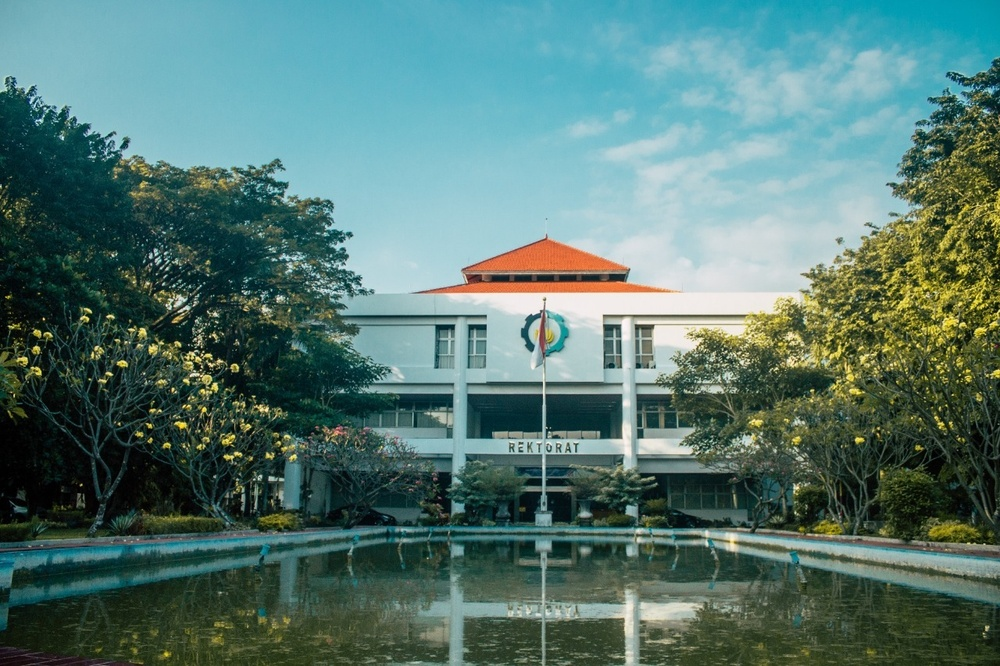
#> input picture model-warna/Image/image.jpeg, 1000 x 666 px, shrunk from 1280 x 853 before the run
$ python model-warna.py
#> lines starting #> are read from the running program, lines starting #| are printed output that depends on the picture; after the words box and inside, x2 and y2 are one past the last pixel; in counts of white or black regions, pixels touching at a corner belong together
# Konversi model warna: RGB -> CMYK, HSV, HSI (versi sederhana)
# OpenCV hanya untuk baca & simpan gambar.
# Semua rumus konversi ditulis manual (tanpa cv2.cvtColor).

import os
import cv2
import numpy as np

# ---------- 1. Lokasi file ----------
folder = os.path.dirname(os.path.abspath(__file__))          # folder model-warna
path_input = os.path.join(folder, "Image", "image.jpeg")
folder_output = os.path.join(folder, "output")
os.makedirs(folder_output, exist_ok=True)

# ---------- 2. Baca gambar & ambil kanal R, G, B (skala 0..1) ----------
img = cv2.imread(path_input)             # OpenCV membaca urutan B, G, R
#> img is the input picture: shape (666, 1000, 3); mean B, G, R 112.5, 119, 85.4
if img is None:
    print("Gambar tidak ditemukan:", path_input)
    raise SystemExit

img = img.astype(np.float64) / 255
B = img[:, :, 0]
G = img[:, :, 1]
R = img[:, :, 2]

nilai_max = np.maximum(np.maximum(R, G), B)
nilai_min = np.minimum(np.minimum(R, G), B)
selisih = nilai_max - nilai_min

# ---------- 3. RGB -> CMYK ----------
K = 1 - nilai_max
pembagi = 1 - K                                   # = nilai_max
pembagi[pembagi == 0] = 1                         # hindari bagi nol (piksel hitam)
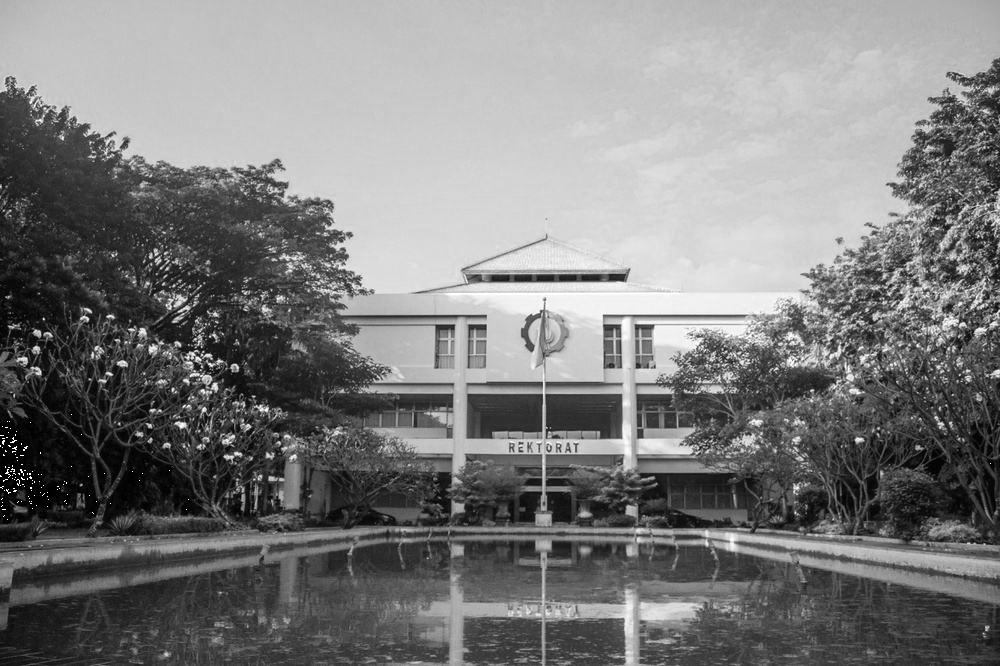
#> pembagi: shape (666, 1000) float64; min 0.00392, max 1, mean 0.489
C = (1 - R - K) / pembagi
M = (1 - G - K) / pembagi
Y = (1 - B - K) / pembagi

# ---------- 4. RGB -> HSV ----------
V = nilai_max

S_hsv = np.zeros_like(V)
ada = nilai_max > 0
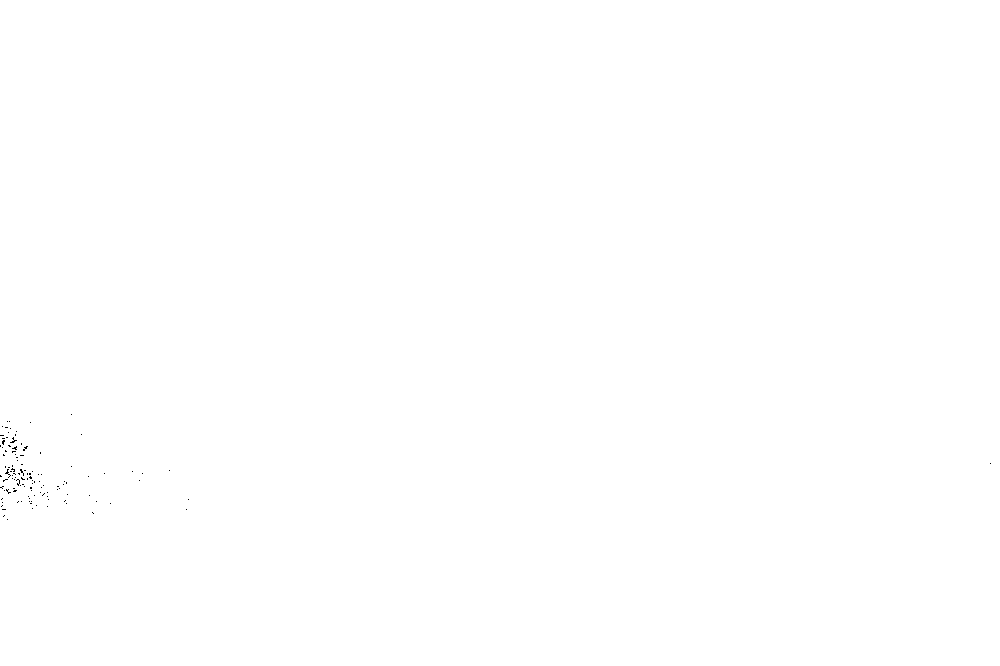
#> ada: shape (666, 1000) bool; 100% white; black in thin lines or dots, all inside (x1, y1, x2, y2) = (0, 414, 991, 520)
S_hsv[ada] = selisih[ada] / nilai_max[ada]

H_hsv = np.zeros_like(V)
tidak_abu = selisih > 0
#> tidak_abu: shape (666, 1000) bool; 99.6% white; 262 black regions (254 under 20 px), largest, box (x1, y1, x2, y2) and area: (0, 424, 59, 511) 1611, (124, 470, 136, 494) 139, (160, 468, 170, 478) 46
d = np.where(tidak_abu, selisih, 1)

merah = tidak_abu & (nilai_max == R)
#> merah: shape (666, 1000) bool; 6.9% white; 505 white regions (364 under 20 px), largest, box (x1, y1, x2, y2) and area: (419, 190, 1000, 401) 32396, (776, 521, 1000, 557) 1398, (0, 647, 144, 666) 1383
hijau = tidak_abu & (nilai_max == G) & ~merah
#> hijau: shape (666, 1000) bool; 49.8% white; 503 white regions (413 under 20 px), largest, box (x1, y1, x2, y2) and area: (0, 153, 1000, 666) 307846, (734, 89, 1000, 299) 11571, (922, 217, 1000, 288) 2006
biru = tidak_abu & ~merah & ~hijau
#> biru: shape (666, 1000) bool; 42.8% white; 1028 white regions (819 under 20 px), largest, box (x1, y1, x2, y2) and area: (0, 0, 1000, 504) 250227, (0, 447, 572, 608) 13208, (290, 356, 365, 396) 1203

H_hsv[merah] = (60 * ((G - B) / d) % 360)[merah]
H_hsv[hijau] = (60 * ((B - R) / d + 2))[hijau]
H_hsv[biru] = (60 * ((R - G) / d + 4))[biru]


I = (R + G + B) / 3

S_hsi = np.zeros_like(I)
ada = I > 0
S_hsi[ada] = 1 - nilai_min[ada] / I[ada]
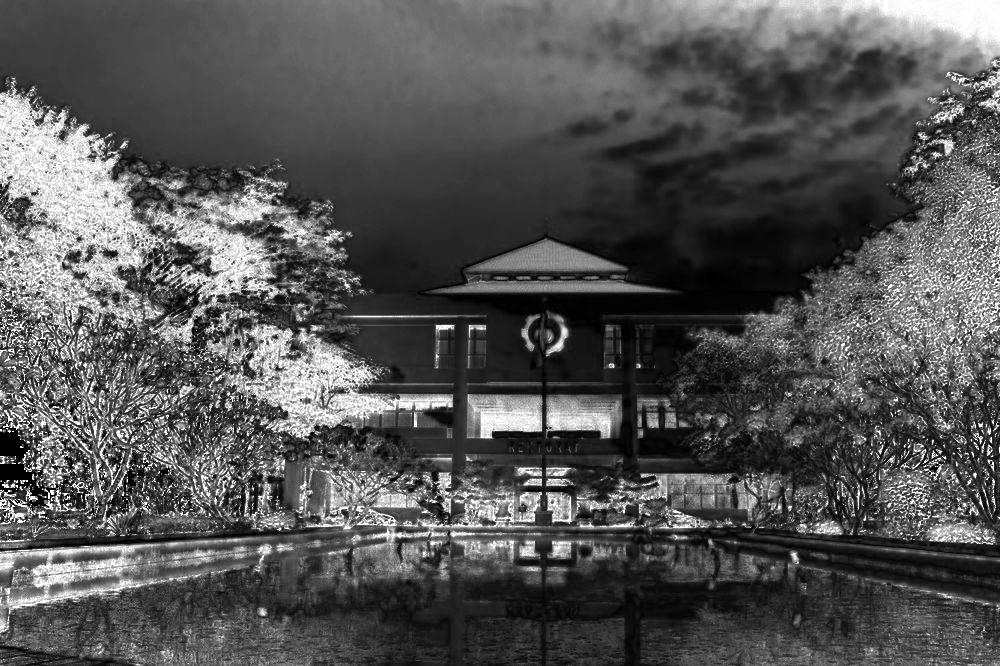
#> S_hsi: shape (666, 1000) float64; min -2.22e-16, max 1, mean 0.335; drawn with min black and max white

atas = 0.5 * ((R - G) + (R - B))
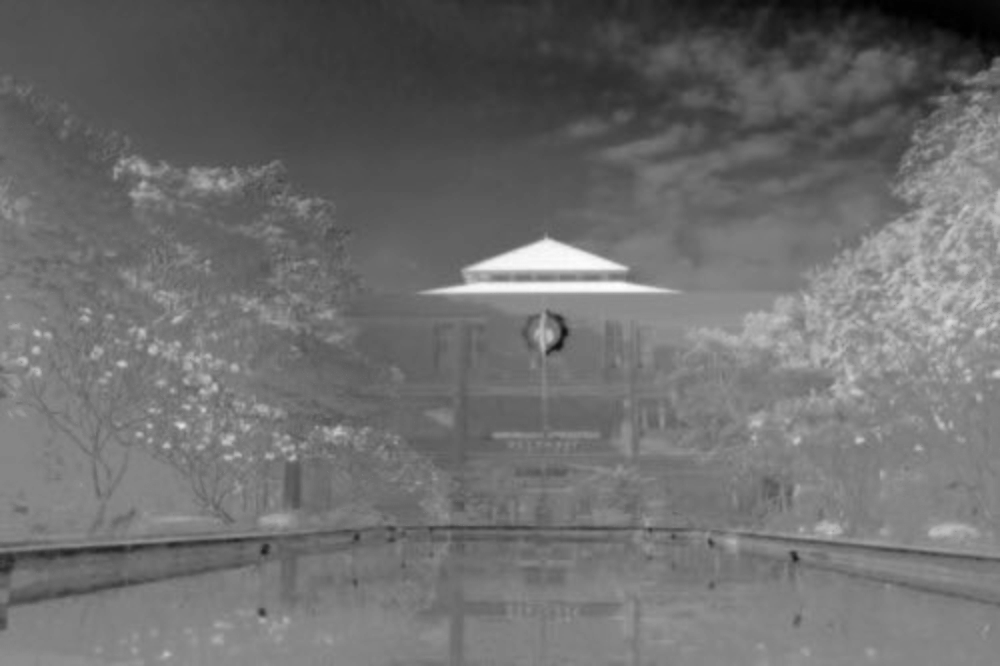
#> atas: shape (666, 1000) float64; min -0.665, max 0.6, mean -0.119; drawn with min black and max white
bawah = np.sqrt((R - G) ** 2 + (R - B) * (G - B))
bawah[bawah == 0] = 1
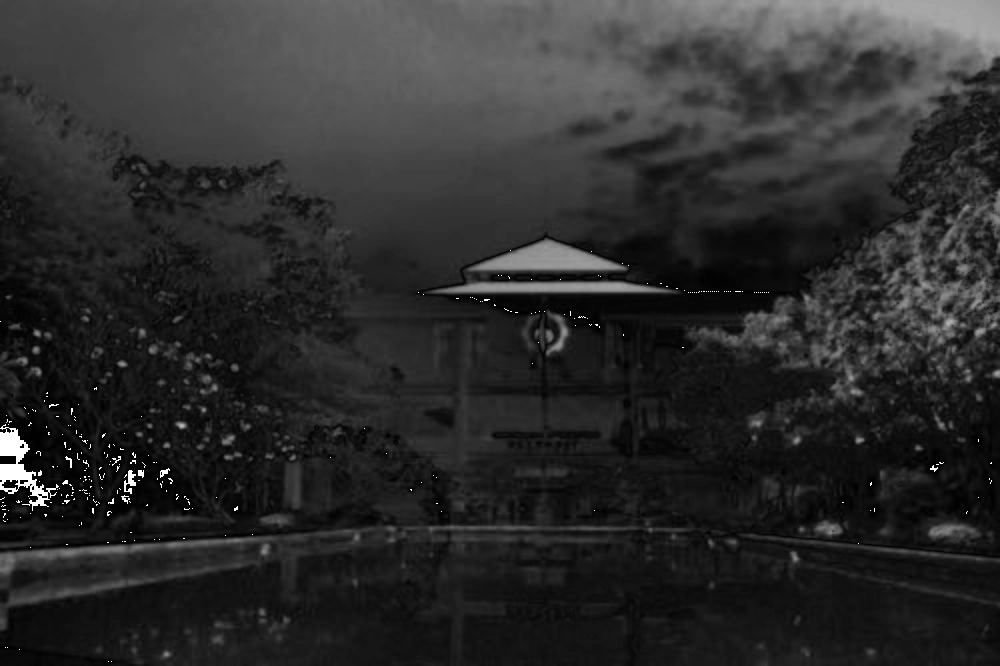
#> bawah: shape (666, 1000) float64; min 0.00392, max 1, mean 0.175
theta = np.arccos(np.clip(atas / bawah, -1, 1)) * 180 / np.pi
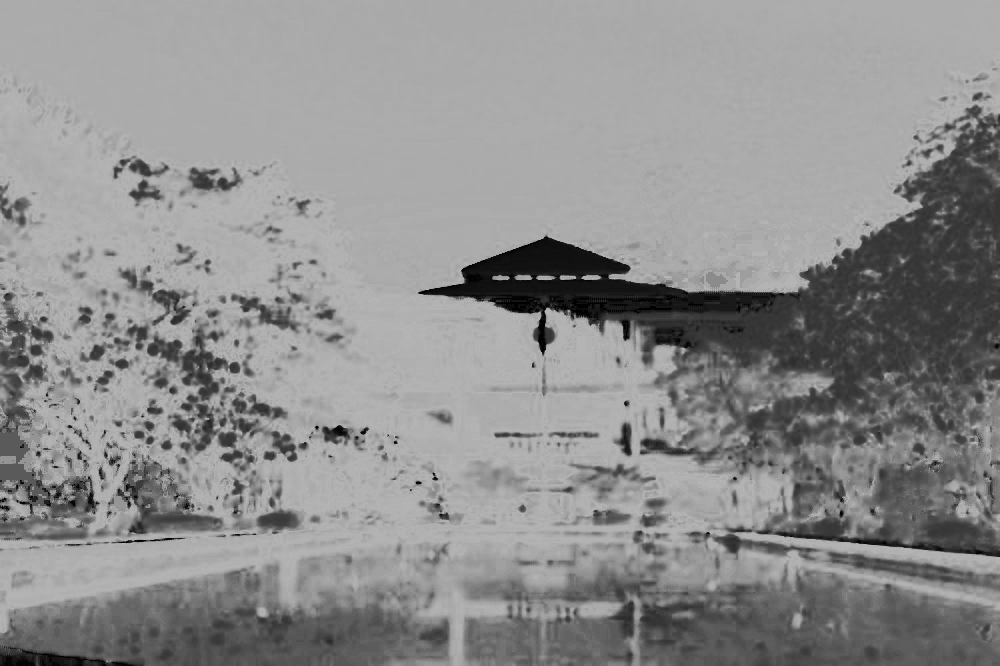
#> theta: shape (666, 1000) float64; min 0, max 180, mean 142

H_hsi = theta.copy()
H_hsi[B > G] = 360 - theta[B > G]
H_hsi[selisih == 0] = 0
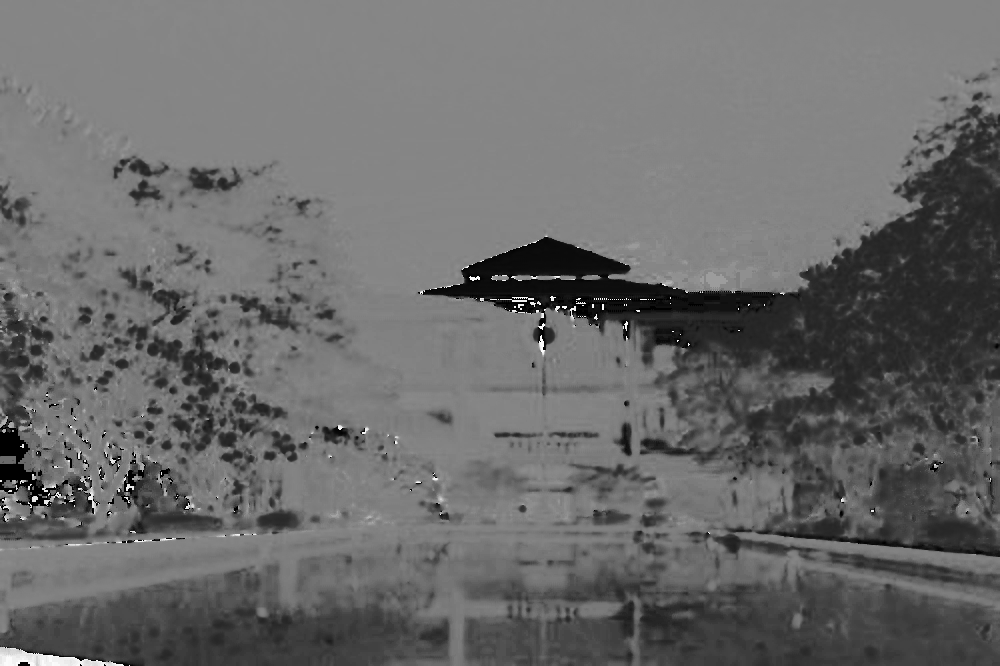
#> H_hsi: shape (666, 1000) float64; min 0, max 359.2, mean 149.8; drawn with min black and max white

def simpan(nama, kanal, nilai_maks=1.0):
#> called with nama = 'RGB_R', nilai_maks = 1
    gambar = (kanal / nilai_maks * 255 + 0.5).astype(np.uint8)
    cv2.imwrite(os.path.join(folder_output, nama + ".png"), gambar)

simpan("RGB_R", R); simpan("RGB_G", G); simpan("RGB_B", B)
simpan("CMYK_C", C); simpan("CMYK_M", M); simpan("CMYK_Y", Y); simpan("CMYK_K", K)
simpan("HSV_H", H_hsv, 360); simpan("HSV_S", S_hsv); simpan("HSV_V", V)
simpan("HSI_H", H_hsi, 360); simpan("HSI_S", S_hsi); simpan("HSI_I", I)

# Contoh nilai satu piksel (pojok kiri atas)
print("Piksel (0,0)  RGB  :", round(R[0, 0] * 255), round(G[0, 0] * 255), round(B[0, 0] * 255))
#| Piksel (0,0)  RGB  : 103 165 176
print("              CMYK :", round(C[0, 0], 3), round(M[0, 0], 3), round(Y[0, 0], 3), round(K[0, 0], 3))
#|               CMYK : 0.415 0.062 0.0 0.31
print("              HSV  :", round(H_hsv[0, 0], 1), round(S_hsv[0, 0], 3), round(V[0, 0], 3))
#|               HSV  : 189.0 0.415 0.69
print("              HSI  :", round(H_hsi[0, 0], 1), round(S_hsi[0, 0], 3), round(I[0, 0], 3))
#|               HSI  : 188.0 0.304 0.58
print("Selesai! Hasil disimpan di:", folder_output)
